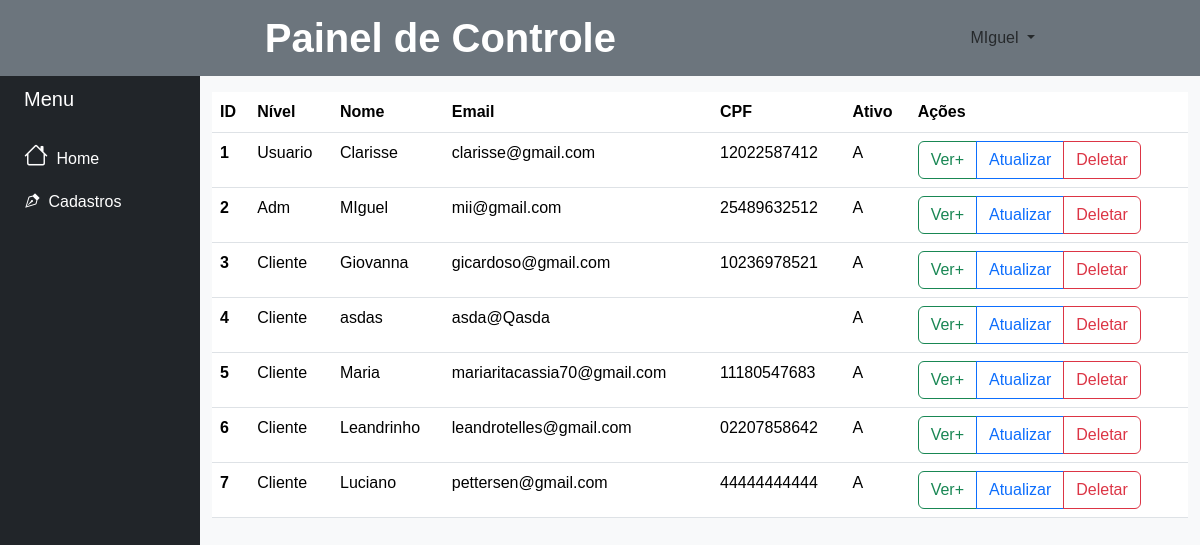
The page /adm.php?page=usuario (signed in) on the database its author committed.
### tables this page shows
CREATE TABLE `usuario` (
  `idusuario` int(10) unsigned NOT NULL AUTO_INCREMENT,
  `adm` enum('Cliente','Usuario','Adm') NOT NULL DEFAULT 'Cliente',
  `nome` varchar(80) NOT NULL,
  `email` varchar(70) NOT NULL,
  `senha` varchar(255) NOT NULL,
  `cpf` varchar(17) DEFAULT NULL,
  `ativo` char(1) NOT NULL DEFAULT 'A',
  `cadastro` datetime NOT NULL DEFAULT current_timestamp(),
  `alteracao` timestamp NOT NULL DEFAULT current_timestamp() ON UPDATE current_timestamp(),
  PRIMARY KEY (`idusuario`)
);

### func/funcoes.php (called while the page is built, shortened)
<?php
function listarTabela($campos, $tabela, $campoOrdem)
{
    $conn = conectar();
    try {
        $conn->beginTransaction();
        $sqlLista = $conn->prepare("SELECT $campos FROM $tabela ORDER BY $campoOrdem ");
        $sqlLista->execute();
        $conn->commit();
        if ($sqlLista->rowCount() > 0) {
            return $sqlLista->fetchAll(PDO::FETCH_OBJ);
        } else {
            return 'Vazio';
        };
    } catch (PDOExecption $e) {
        echo 'Exception -> ';
        return ($e->getMessage());
        $conn->rollback();
    };
}

### usuario.php (the view, shortened to what this page needs)
<table class="table">
  <thead>
    <tr>
      <th scope="col">ID</th>
      <th scope="col">Nível</th>
      <th scope="col">Nome</th>
      <th scope="col">Email</th>
      <th scope="col">CPF</th>
      <th scope="col">Ativo</th>
      <th scope="col">Ações</th>
    </tr>
  </thead>
  <tbody>
    <?php
    $select = listarTabela('idusuario, adm, nome, email, senha, cpf, ativo', 'usuario', 'idusuario');
    if ($select != "Vazio") {
      foreach ($select as $ob) {
        $idusuario = $ob->idusuario;
        $adm = $ob->adm;
        $nome = $ob->nome;
        $email = $ob->email;
        $cpf = $ob->cpf;
        $ativo = $ob->ativo;
    ?>
        <tr>
          <th scope="row">
            <?php echo ($idusuario) ?>
          </th>
          <td>
            <?php echo ($adm) ?>
          </td>
          <td>
            <?php echo ($nome) ?>
          </td>
          <td>
            <?php echo ($email) ?>
          </td>
          <td>
            <?php echo ($cpf) ?>
          </td>
          <td>
            <?php echo ($ativo) ?>
          </td>
          <td>
            <div class="btn-group" role="group" aria-label="Basic mixed styles example">
              <button type="button" class="btn btn-outline-success" data-bs-toggle="modal" data-bs-target="#vermaisusu<?php echo $idusuario ?>">Ver+</button>
              <button type="button" class="btn btn-outline-primary" data-bs-toggle="modal" data-bs-target="#alteusu<?php echo $idusuario ?>">Atualizar</button>
              <button type="button" class="btn btn-outline-danger" data-bs-toggle="modal" data-bs-target="#excluirusu<?php echo $idusuario ?>">Deletar</button>
            </div>
          </td>
        </tr>
    <?php
      }
    }
    ?>
  </tbody>
</table>

### css/style.css (style rules this page uses)
body, head { padding: 0%; margin: 0%; color: black; font-family: 'Bebas Neue', sans-serif; font-family: 'League Gothic', sans-serif; }

### adm.php (style rules this page uses)
body { background-color: #1d1a1a; color: white; }

### rows shown on the page
usuario: idusuario "1", adm "Usuario", nome "Clarisse", email "clarisse@gmail.com", cpf "12022587412", ativo "A"
usuario: idusuario "2", adm "Adm", nome "MIguel", email "mii@gmail.com", cpf "25489632512", ativo "A"
usuario: idusuario "3", adm "Cliente", nome "Giovanna", email "gicardoso@gmail.com", cpf "10236978521", ativo "A"
usuario: idusuario "4", adm "Cliente", nome "asdas", email "asda@Qasda", ativo "A"
usuario: idusuario "5", adm "Cliente", nome "Maria", email "mariaritacassia70@gmail.com", cpf "11180547683", ativo "A"
usuario: idusuario "6", adm "Cliente", nome "Leandrinho", email "leandrotelles@gmail.com", cpf "02207858642", ativo "A"
usuario: idusuario "7", adm "Cliente", nome "Luciano", email "pettersen@gmail.com", cpf "44444444444", ativo "A"

### other values the page prints
$nome "MIguel"
